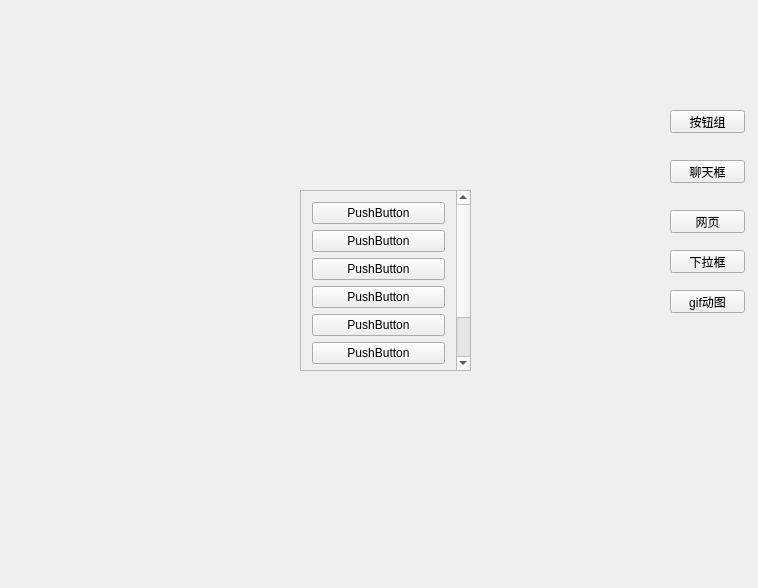
<?xml version="1.0" encoding="UTF-8"?>
<ui version="4.0">
 <class>Widget</class>
 <widget class="QWidget" name="Widget">
  <property name="geometry">
   <rect>
    <x>0</x>
    <y>0</y>
    <width>758</width>
    <height>588</height>
   </rect>
  </property>
  <property name="windowTitle">
   <string>Widget</string>
  </property>
  <widget class="QStackedWidget" name="stackedWidget">
   <property name="geometry">
    <rect>
     <x>140</x>
     <y>100</y>
     <width>481</width>
     <height>351</height>
    </rect>
   </property>
   <property name="currentIndex">
    <number>1</number>
   </property>
   <widget class="QWidget" name="page_3">
    <layout class="QVBoxLayout" name="verticalLayout_3">
     <item>
      <widget class="QTabWidget" name="tabWidget">
       <property name="currentIndex">
        <number>2</number>
       </property>
       <widget class="QWidget" name="tab">
        <attribute name="title">
         <string>腾讯</string>
        </attribute>
       </widget>
       <widget class="QWidget" name="tab_2">
        <attribute name="title">
         <string>网易</string>
        </attribute>
       </widget>
       <widget class="QWidget" name="tab_3">
        <attribute name="title">
         <string>百度</string>
        </attribute>
       </widget>
      </widget>
     </item>
    </layout>
   </widget>
   <widget class="QWidget" name="page_5">
    <widget class="QScrollArea" name="scrollArea">
     <property name="geometry">
      <rect>
       <x>160</x>
       <y>90</y>
       <width>171</width>
       <height>181</height>
      </rect>
     </property>
     <property name="widgetResizable">
      <bool>true</bool>
     </property>
     <widget class="QWidget" name="scrollAreaWidgetContents">
      <property name="geometry">
       <rect>
        <x>0</x>
        <y>0</y>
        <width>152</width>
        <height>244</height>
       </rect>
      </property>
      <layout class="QVBoxLayout" name="verticalLayout">
       <item>
        <widget class="QPushButton" name="pushButton">
         <property name="text">
          <string>PushButton</string>
         </property>
        </widget>
       </item>
       <item>
        <widget class="QPushButton" name="pushButton_8">
         <property name="text">
          <string>PushButton</string>
         </property>
        </widget>
       </item>
       <item>
        <widget class="QPushButton" name="pushButton_6">
         <property name="text">
          <string>PushButton</string>
         </property>
        </widget>
       </item>
       <item>
        <widget class="QPushButton" name="pushButton_2">
         <property name="text">
          <string>PushButton</string>
         </property>
        </widget>
       </item>
       <item>
        <widget class="QPushButton" name="pushButton_7">
         <property name="text">
          <string>PushButton</string>
         </property>
        </widget>
       </item>
       <item>
        <widget class="QPushButton" name="pushButton_5">
         <property name="text">
          <string>PushButton</string>
         </property>
        </widget>
       </item>
       <item>
        <widget class="QPushButton" name="pushButton_4">
         <property name="text">
          <string>PushButton</string>
         </property>
        </widget>
       </item>
       <item>
        <widget class="QPushButton" name="pushButton_3">
         <property name="text">
          <string>PushButton</string>
         </property>
        </widget>
       </item>
      </layout>
     </widget>
    </widget>
   </widget>
   <widget class="QWidget" name="page_4">
    <layout class="QVBoxLayout" name="verticalLayout_2">
     <item>
      <widget class="QToolBox" name="toolBox">
       <property name="currentIndex">
        <number>1</number>
       </property>
       <widget class="QWidget" name="widget">
        <property name="geometry">
         <rect>
          <x>0</x>
          <y>0</y>
          <width>463</width>
          <height>255</height>
         </rect>
        </property>
        <attribute name="label">
         <string>家人</string>
        </attribute>
       </widget>
       <widget class="QWidget" name="page">
        <property name="geometry">
         <rect>
          <x>0</x>
          <y>0</y>
          <width>463</width>
          <height>255</height>
         </rect>
        </property>
        <attribute name="label">
         <string>朋友</string>
        </attribute>
       </widget>
       <widget class="QWidget" name="page_2">
        <property name="geometry">
         <rect>
          <x>0</x>
          <y>0</y>
          <width>463</width>
          <height>255</height>
         </rect>
        </property>
        <attribute name="label">
         <string>黑名单</string>
        </attribute>
       </widget>
      </widget>
     </item>
    </layout>
   </widget>
   <widget class="QWidget" name="page_6">
    <widget class="QComboBox" name="comboBox">
     <property name="geometry">
      <rect>
       <x>220</x>
       <y>120</y>
       <width>69</width>
       <height>22</height>
      </rect>
     </property>
    </widget>
    <widget class="QPushButton" name="btn_set1">
     <property name="geometry">
      <rect>
       <x>220</x>
       <y>170</y>
       <width>71</width>
       <height>21</height>
      </rect>
     </property>
     <property name="text">
      <string>设置为北京</string>
     </property>
    </widget>
    <widget class="QPushButton" name="btn_get">
     <property name="geometry">
      <rect>
       <x>220</x>
       <y>200</y>
       <width>71</width>
       <height>21</height>
      </rect>
     </property>
     <property name="text">
      <string>获取当前</string>
     </property>
    </widget>
   </widget>
   <widget class="QWidget" name="page_7">
    <widget class="QLabel" name="label">
     <property name="geometry">
      <rect>
       <x>110</x>
       <y>80</y>
       <width>241</width>
       <height>181</height>
      </rect>
     </property>
     <property name="frameShape">
      <enum>QFrame::Box</enum>
     </property>
     <property name="text">
      <string/>
     </property>
    </widget>
    <widget class="QPushButton" name="btn_start">
     <property name="geometry">
      <rect>
       <x>190</x>
       <y>290</y>
       <width>75</width>
       <height>23</height>
      </rect>
     </property>
     <property name="text">
      <string>播放</string>
     </property>
    </widget>
   </widget>
  </widget>
  <widget class="QPushButton" name="btn_scroll">
   <property name="geometry">
    <rect>
     <x>670</x>
     <y>110</y>
     <width>75</width>
     <height>23</height>
    </rect>
   </property>
   <property name="text">
    <string>按钮组</string>
   </property>
  </widget>
  <widget class="QPushButton" name="btn_tool">
   <property name="geometry">
    <rect>
     <x>670</x>
     <y>160</y>
     <width>75</width>
     <height>23</height>
    </rect>
   </property>
   <property name="text">
    <string>聊天框</string>
   </property>
  </widget>
  <widget class="QPushButton" name="btn_tab">
   <property name="geometry">
    <rect>
     <x>670</x>
     <y>210</y>
     <width>75</width>
     <height>23</height>
    </rect>
   </property>
   <property name="text">
    <string>网页</string>
   </property>
  </widget>
  <widget class="QPushButton" name="btn_combox">
   <property name="geometry">
    <rect>
     <x>670</x>
     <y>250</y>
     <width>75</width>
     <height>23</height>
    </rect>
   </property>
   <property name="text">
    <string>下拉框</string>
   </property>
  </widget>
  <widget class="QPushButton" name="btn_gif">
   <property name="geometry">
    <rect>
     <x>670</x>
     <y>290</y>
     <width>75</width>
     <height>23</height>
    </rect>
   </property>
   <property name="text">
    <string>gif动图</string>
   </property>
  </widget>
 </widget>
 <layoutdefault spacing="6" margin="11"/>
 <resources/>
 <connections/>
</ui>
